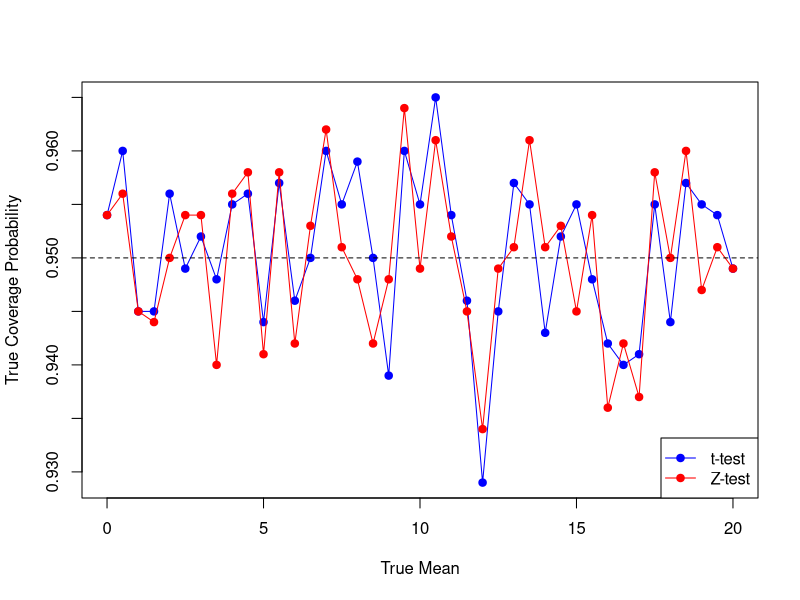
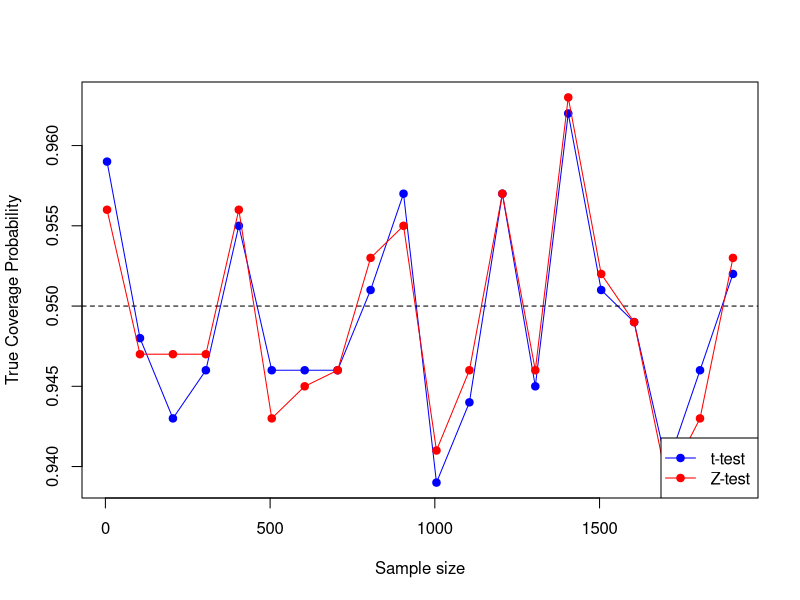
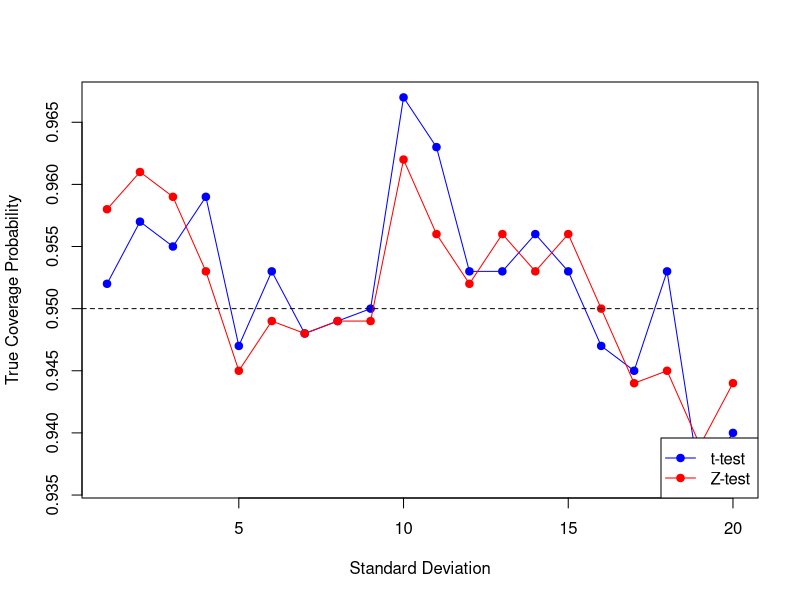

Reproduce these figures in R, in order.
## ---- chunk 1
knitr::opts_chunk$set(echo = TRUE)
## ---- chunk 2
CISim <- function(p=0.95, mu=0, sd=1, N=30, R=1000){
  
    # p:  target coverage probability of the CI (e.g. p=0.95 for a 95% CI). 
    # mu: population mean for the simulated data. Default value=zero. 
    # sd: population standard deviation for the simulated data. Default value=one. 
    # N:  sample size for the simulated data. Default value=30. 
    # R:  number of simulation replicates. Default value=1000. 

    t_cov = 0
    z_cov = 0
    
    # calculate critical values
    t_crit =  qt(1 - (1 - p)/2, df = N - 1)
    z_crit = qnorm(1 - (1 - p)/2)
    
    for (i in 1:R){
      rv = rnorm(n=N, mean=mu, sd=sd)
      
      avg = mean(rv)  
      # calculate standard errors
      t_se = sd(rv)/sqrt(N)
      z_se = sd / sqrt(N)
      
      # calculate confidence interval
      t_lower = avg - t_crit * t_se 
      t_upper = avg + t_crit * t_se
      
      # calculate confidence interval
      z_lower = avg - z_crit * z_se
      z_upper = avg + z_crit * z_se
        
      # check the true coverage probability
      if (mu >= t_lower && mu <= t_upper) t_cov = t_cov + 1
      if (mu >= z_lower && mu <= z_upper) z_cov = z_cov + 1 
    }
    prob = c(t_cov/R, z_cov/R)
    return(prob)
}

# get true coverage probability
prob = CISim()
{
#print the output
cat("method coverage\n")
cat(sprintf(" t %.3f\n", prob[1]))
cat(sprintf(" Z %.3f\n", prob[2]))
}
## ---- chunk 3
means = seq(0, 20, 0.5)

out = matrix(nrow = length(means), ncol=2) # matrix to store true coverage probability

for (i in 1:length(means)){
  
  p = CISim (p=0.95, mu=means[i], sd=1, N=30, R=1000)
  out[i, 1] = p[1]
  out[i, 2] = p[2]
}

{
  # plot true coverage for t
  plot(means, out[,1], col="blue", pch=19, type = 'o', 
       xlab = "True Mean", ylab = "True Coverage Probability",
       ylim = range(c(out[,1], out[,2])))

  # plot true coverage for Z  
  lines(means, out[,2], col="red", pch=19, type = 'o')
  
  # 95% confidence interval
  abline(h = 0.95, lty = 2)
  legend("bottomright", legend = c("t-test", "Z-test"), col = c("blue", "red"), pch = 19, lty = 1)
}
## ---- chunk 4
nsample = seq(5, 2000, 100)
out = matrix(nrow = length(nsample), ncol=2) # matrix to store true coverage probability
for (i in 1:length(nsample)){
  p = CISim (p=0.95, mu=0, sd=1, N=nsample[i], R=1000)
  out[i, 1] = p[1]
  out[i, 2] = p[2]
}

{
  # plot true coverage for t
  plot(nsample, out[,1], col="blue", pch=19, type = 'o', 
       xlab = "Sample size", ylab = "True Coverage Probability",
       ylim = range(c(out[,1], out[,2])))

  # plot true coverage for Z  
  lines(nsample, out[,2], col="red", pch=19, type = 'o')
  
  # 95% confidence interval
  abline(h = 0.95, lty = 2)
  legend("bottomright", legend = c("t-test", "Z-test"), col = c("blue", "red"), pch = 19, lty = 1)
}
## ---- chunk 5
sd = seq(1, 20, 1)
out = matrix(nrow = length(sd), ncol=2) # matrix to store true coverage probability
for (i in 1:length(nsample)){
  p = CISim (p=0.95, mu=0, sd=sd[i], N=30, R=1000)
  out[i, 1] = p[1]
  out[i, 2] = p[2]
}

{
  # plot true coverage for t
  plot(sd, out[,1], col="blue", pch=19, type = 'o', 
       xlab = "Standard Deviation", ylab = "True Coverage Probability",
       ylim = range(c(out[,1], out[,2])))

  # plot true coverage for Z  
  lines(sd, out[,2], col="red", pch=19, type = 'o')
  
  # 95% confidence interval
  abline(h = 0.95, lty = 2)
  legend("bottomright", legend = c("t-test", "Z-test"), col = c("blue", "red"), pch = 19, lty = 1)
}
